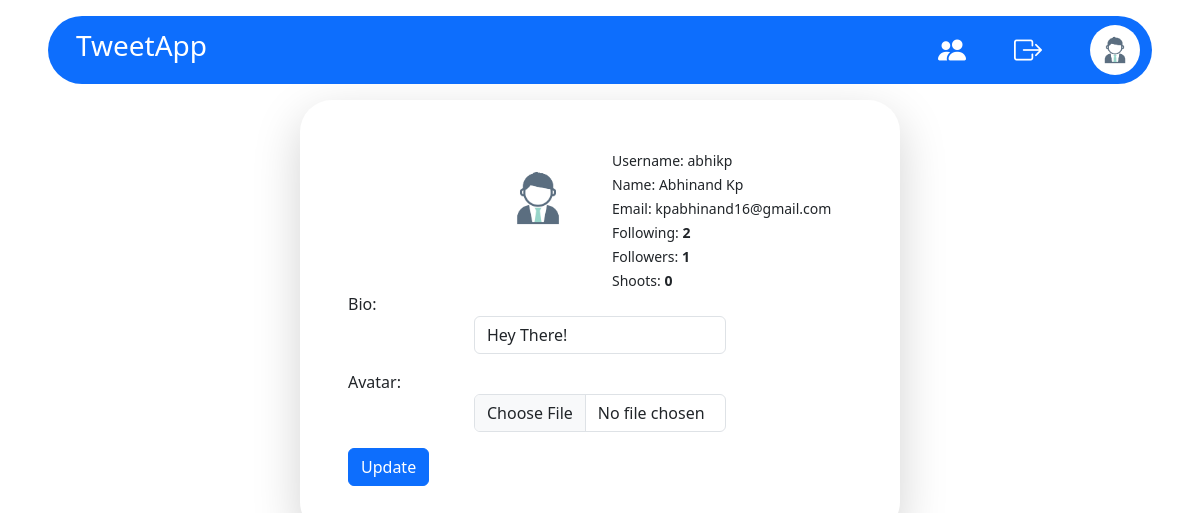
Before: /profile/ (signed in) with the older database file.
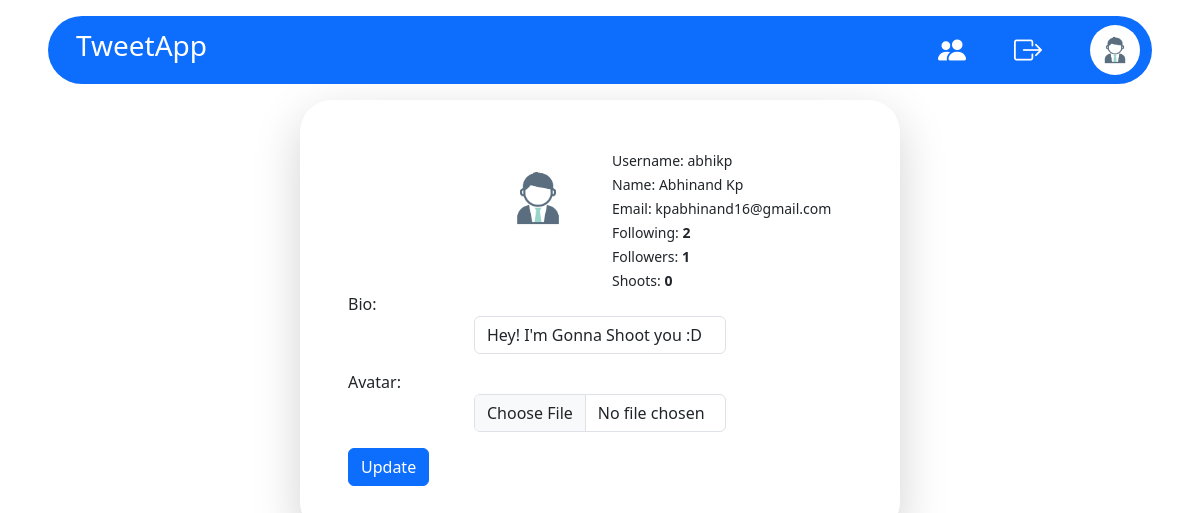
After: the same page with the newer database file.
### user/models.py (models this page shows, shortened)
class UserProfile(models.Model):
    bio = models.CharField(max_length=50, default="Hey! I'm Gonna Shoot you :D")
    avatar = models.ImageField(upload_to="media", default="defaultprofile.jpg")
    user = models.OneToOneField(User, on_delete=models.CASCADE)
    followers = models.ManyToManyField(User, related_name="followers", null=True, blank=True)

### user/views.py (the view)
# urls.py: path('profile/', views.ProfileView.as_view(), name="profile"),
class ProfileView(LoginRequiredMixin, UpdateView):
    model = UserProfile
    success_url = reverse_lazy('profile')
    login_url = '/login/'
    redirect_field_name = 'login'
    form_class = UpdateProfile
    template_name = "update-profile.html"
    def get_context_data(self, **kwargs):
        context = super().get_context_data(**kwargs)
        context['posts'] = Posts.objects.filter(user=self.request.user)
        uc = 0
        for i in UserProfile.objects.all():
            if self.request.user in i.followers.all():
                uc += 1
        context['followerscount'] = uc
        return context
    def get_object(self, queryset=None):
        return self.request.user.userprofile

### user/forms.py
class UpdateProfile(ModelForm):
    class Meta:
        model = UserProfile
        fields = ['bio', 'avatar']
        widgets={
            "bio": forms.TextInput(attrs={"class": "form-control w-50 mx-auto"}),
            "avatar": forms.FileInput(attrs={"class": "form-control w-50 mx-auto"})
        }

### templates/update-profile.html (shortened to what this page needs)
{% include "header.html" %}
<main>
    <div class="container w-50 mx-auto p-5 shadow-lg rounded-5 mt-3">
        <div class="row">
            <div class="col-6 text-end">
                <img src="{{request.user.userprofile.avatar.url}}" width="100" height="100" style="border-radius: 50%;">
            </div>
            <div class="col-6">
                <small>Username: {{object.user.username}}</small><br>
                <small>Name: {{object.user.first_name}} {{object.user.last_name}}</small><br>
                <small>Email: {{object.user.email}}</small><br>
                <small>Following: <b>{{object.user.userprofile.followers.count }}</b></small><br>
                <small>Followers: <b>{{ followerscount }}</b></small><br>
                <small>Shoots: <b>{{ posts.count }}</b></small>
            </div>
        </div>
        <form method="post" action="" enctype="multipart/form-data">{% csrf_token %}
            {{form.as_p}}
            <input type="submit" value="Update" class="btn btn-primary">
        </form>
    </div>
</main>

### templates/header.html (shortened to what this page needs)
{% extends 'base.html' %}
{% block content %}
<nav class="navbar navbar-expand-lg navbar-light bg-primary ms-5 me-5 mt-3 rounded-pill">
    <div class="container-fluid">
        <a class="navbar-brand text-white ms-3" href="{% url 'feeds' %}">
            <h3>TweetApp</h3>
        </a>
        <div class="collapse navbar-collapse" id="navbarScroll">
            <a href="{% url 'followers' %}"><i class="bi bi-people-fill h3 text-white me-5"></i></a>
            <a href="{% url 'logout' %}" class="text-white" style="text-decoration: none;"><i
                    class="bi bi-box-arrow-right h3 me-5"></i></a>
            <a href="{% url 'profile' %}"><img src="{{ request.user.userprofile.avatar.url }}" width="50" height="50"
                    style="border-radius: 50%;"></a>
        </div>
    </div>
</nav>
{% endblock %}

### templates/base.html (shortened to what this page needs)
<!DOCTYPE html>
<html lang="en">
<head>
    <link rel="stylesheet" href="https://cdn.jsdelivr.net/npm/bootstrap-icons@1.11.3/font/bootstrap-icons.min.css">
    <link rel="stylesheet" href="https://cdn.jsdelivr.net/npm/bootstrap@5.3.2/dist/css/bootstrap.min.css"
>
</head>
<body>
    {% block content %}
    {%endblock %}
</body>
</html>

Changed rows visible on the page:
changed UserProfile "abhikp": bio "Hey There!" → "Hey! I'm Gonna Shoot you :D"
